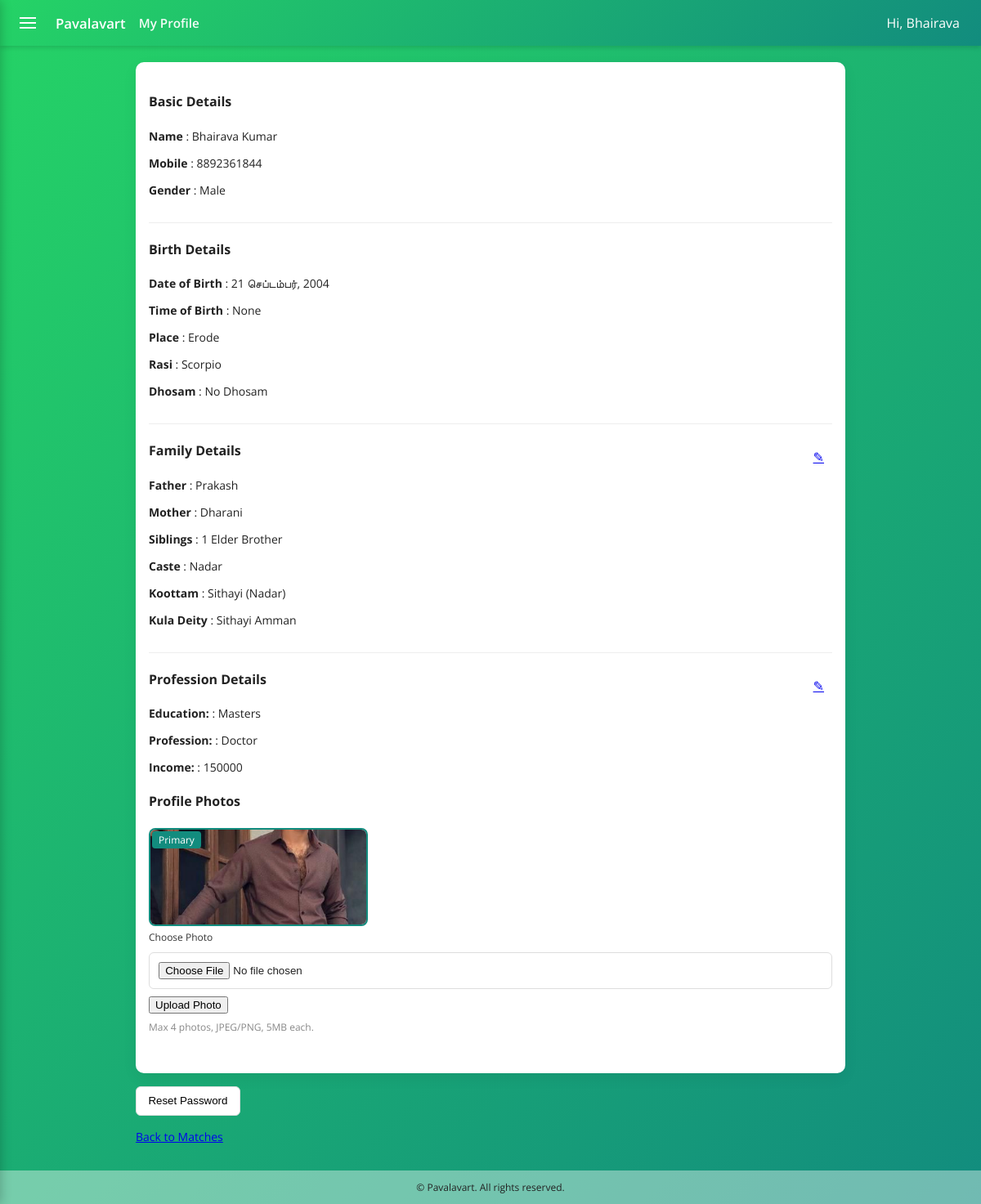
Page /profile/ (signed in) on the committed database.
### alliance/models.py (models this page shows, shortened)
class MemberProfile(models.Model):
    GENDER_CHOICES = [
        ('M', 'Male'),
        ('F', 'Female'),
        ('O', 'Other'),
    ]
    user = models.OneToOneField(User, on_delete=models.CASCADE, related_name='profile')
    mobile = models.CharField(max_length=15, unique=True)
    gender = models.CharField(max_length=1, choices=GENDER_CHOICES, default='O')
    created_at = models.DateTimeField(auto_now_add=True)

class BirthDetail(models.Model):
    profile = models.OneToOneField(MemberProfile, on_delete=models.CASCADE, related_name='birth_detail')
    date_of_birth = models.DateField(null=True, blank=True)
    time_of_birth = models.TimeField(null=True, blank=True)
    place_of_birth = models.CharField(max_length=200, blank=True)
    rasi = models.ForeignKey(Rasi, on_delete=models.SET_NULL, null=True, blank=True)
    star = models.ForeignKey(Star, on_delete=models.SET_NULL, null=True, blank=True)
    dhosam = models.ForeignKey(Dhosam, on_delete=models.SET_NULL, null=True, blank=True)

class Rasi(models.Model):
    rasi = models.CharField(max_length=50, unique=True)
    rasi_ta = models.CharField(max_length=50, blank=True, help_text='Tamil name')
    class Meta:
        verbose_name = 'Rasi'
        verbose_name_plural = 'Rasis'
    def __str__(self):
        return self.rasi

class Dhosam(models.Model):
    dhosam = models.CharField(max_length=50, unique=True)
    dhosam_ta = models.CharField(max_length=50, blank=True, help_text='Tamil name')
    class Meta:
        verbose_name = 'Dhosam'
        verbose_name_plural = 'Dhosams'
    def __str__(self):
        return self.dhosam

class FamilyDetail(models.Model):
    profile = models.OneToOneField(MemberProfile, on_delete=models.CASCADE, related_name='family_detail')
    father_name = models.CharField(max_length=200, blank=True)
    mother_name = models.CharField(max_length=200, blank=True)
    siblings = models.CharField(max_length=200, blank=True, help_text='Comma separated names or count')
    caste = models.ForeignKey(Caste, on_delete=models.SET_NULL, null=True, blank=True)
    koottam = models.ForeignKey(Koottam, on_delete=models.SET_NULL, null=True, blank=True)
    kula_deity = models.CharField(max_length=200, blank=True)

class Caste(models.Model):
    caste = models.CharField(max_length=100, unique=True)
    caste_ta = models.CharField(max_length=100, blank=True, help_text='Tamil name')
    class Meta:
        verbose_name = 'Caste'
        verbose_name_plural = 'Castes'
    def __str__(self):
        return self.caste

class Koottam(models.Model):
    caste = models.ForeignKey(Caste, on_delete=models.CASCADE, related_name='koottams')
    subcaste = models.CharField(max_length=100)
    subcaste_ta = models.CharField(max_length=100, blank=True, help_text='Tamil name')
    class Meta:
        unique_together = (('caste', 'subcaste'),)
        verbose_name = 'Koottam'
        verbose_name_plural = 'Koottams'
    def __str__(self):
        return f"{self.subcaste} ({self.caste.caste})"

class ProfessionalDetail(models.Model):
    profile = models.OneToOneField(MemberProfile, on_delete=models.CASCADE, related_name='professional_detail')
    education = models.ForeignKey(Education, on_delete=models.SET_NULL, null=True, blank=True)
    profession = models.ForeignKey(Profession, on_delete=models.SET_NULL, null=True, blank=True)
    monthly_income = models.IntegerField(
        null=True,
        blank=True,
        validators=[MinValueValidator(1000), MaxValueValidator(9999999)],
        help_text='Enter monthly income (min 4 digits, max 7 digits)'
    )

class Education(models.Model):
    education = models.CharField(max_length=100, unique=True)
    education_ta = models.CharField(max_length=100, blank=True, help_text='Tamil name')
    class Meta:
        verbose_name = 'Education'
        verbose_name_plural = 'Educations'
    def __str__(self):
        return self.education

class Profession(models.Model):
    profession = models.CharField(max_length=100, unique=True)
    profession_ta = models.CharField(max_length=100, blank=True, help_text='Tamil name')
    class Meta:
        verbose_name = 'Profession'
        verbose_name_plural = 'Professions'
    def __str__(self):
        return self.profession

class ProfilePhoto(models.Model):
    profile = models.ForeignKey('MemberProfile', on_delete=models.CASCADE, related_name='photos')
    image = models.ImageField(upload_to='profile_photos/%Y/%m/%d/')
    is_primary = models.BooleanField(default=False)
    uploaded_at = models.DateTimeField(auto_now_add=True)
    class Meta:
        constraints = [
            models.UniqueConstraint(fields=['profile'], condition=models.Q(is_primary=True), name='one_primary_photo_per_profile')
        ]

### alliance/views.py (the view, shortened to what this page needs)
# urls.py: path('profile/', views.profile, name='profile'),
@login_required
def profile(request):
    try:
        profile = request.user.profile
    except MemberProfile.DoesNotExist:
        profile = MemberProfile.objects.create(user=request.user, mobile=getattr(request.user, 'username', '') or '')
        messages.info(request, 'A basic profile was created. Please complete your details.')
    castes = Caste.objects.all()
    rasis = Rasi.objects.all()
    stars = Star.objects.all()
    koottams = Koottam.objects.all()
    dhosams = Dhosam.objects.all()
    educations = Education.objects.all()
    professions = Profession.objects.all()
    today = date.today()
    try:
        max_dob = date(today.year - 18, today.month, today.day)
    except ValueError:
        max_dob = date(today.year - 18, today.month, 28)
    try:
        min_dob = date(today.year - 50, today.month, today.day)
    except ValueError:
        min_dob = date(today.year - 50, today.month, 28)
    return render(request, 'main/profile.html', {
        'profile': profile,
        'castes': castes,
        'rasis': rasis,
    'stars': stars,
    'koottams': koottams,
    'dhosams': dhosams,
        'educations': educations,
        'professions': professions,
        'min_dob': min_dob.isoformat(),
        'max_dob': max_dob.isoformat(),
    })

### alliance/templates/main/profile.html (shortened to what this page needs)
{% extends 'main/base.html' %}
{% block page_title %}My Profile{% endblock %}
{% block content %}
<div class="card" style="width:100%">
    {% if profile %}
            <section style="padding-bottom:1rem; border-bottom:1px solid #eee; margin-bottom:1rem">
                <h4>Basic Details</h4>
                <p style="font-size:14px;"><strong>Name</strong> <span class="value">: {{ profile.user.first_name }} {{ profile.user.last_name }}</span></p>
                <p style="font-size:14px;"><strong>Mobile</strong> <span class="value">: {{ profile.mobile }}</span></p>
                <p style="font-size:14px;"><strong>Gender</strong> <span class="value">: {{ profile.get_gender_display }}</span></p>
            </section>
            <section id="family-form" style="position:relative; padding-bottom:1rem; border-bottom:1px solid #eee; margin-bottom:1rem">
                <h4>Birth Details</h4>
                {% if profile.birth_detail %}
                    <p style="font-size:14px;"><strong>Date of Birth</strong> <span class="value">: {{ profile.birth_detail.date_of_birth }}</span></p>
                    <p style="font-size:14px;"><strong>Time of Birth</strong> <span class="value">: {{ profile.birth_detail.time_of_birth }}</span></p>
                    <p style="font-size:14px;"><strong>Place</strong> <span class="value">: {{ profile.birth_detail.place_of_birth }}</span></p>
                    <p style="font-size:14px;"><strong>Rasi</strong> <span class="value">: {{ profile.birth_detail.rasi }}</span></p>
                    <p style="font-size:14px;"><strong>Dhosam</strong> <span class="value">: {{ profile.birth_detail.dhosam }}</span></p>
                {% else %}
                    <p style="font-size:14px;"><em>Birth details not added yet</em></p>
                {% endif %}
            </section>
            <section style="position:relative; padding-bottom:1rem; border-bottom:1px solid #eee; margin-bottom:1rem">
                <div style="position:absolute; right:10px; top:8px">
                    <a href="#" class="open-modal" data-modal="familyModal">{% if profile.family_detail %}&#9998;{% else %}+{% endif %}</a>
                </div>
                <h4>Family Details</h4>
                {% if profile.family_detail %}
                    <p style="font-size:14px;"><strong>Father</strong> <span class="value">: {{ profile.family_detail.father_name }}</span></p>
                    <p style="font-size:14px;"><strong>Mother</strong> <span class="value">: {{ profile.family_detail.mother_name }}</span></p>
                    <p style="font-size:14px;"><strong>Siblings</strong> <span class="value">: {{ profile.family_detail.siblings }}</span></p>
                    <p style="font-size:14px;"><strong>Caste</strong> <span class="value">: {{ profile.family_detail.caste }}</span></p>
                    <p style="font-size:14px;"><strong>Koottam</strong> <span class="value">: {{ profile.family_detail.koottam }}</span></p>
                    <p style="font-size:14px;"><strong>Kula Deity</strong> <span class="value">: {{ profile.family_detail.kula_deity }}</span></p>
                {% else %}
                    <p style="font-size:14px;"><em>Family details not added yet</em></p>
                {% endif %}
            </section>
            <section style="position:relative; padding-bottom:0;">
                <div style="position:absolute; right:10px; top:8px">
                    <a href="#" class="open-modal" data-modal="profModal">{% if profile.professional_detail %}&#9998;{% else %}+{% endif %}</a>
                </div>
                <h4>Profession Details</h4>
                {% if profile.professional_detail %}
                    <p style="font-size:14px;"><strong>Education:</strong> <span class="value">: {{ profile.professional_detail.education }}</span></p>
                    <p style="font-size:14px;"><strong>Profession:</strong> <span class="value">: {{ profile.professional_detail.profession }}</span></p>
                    <p style="font-size:14px;"><strong>Income:</strong> <span class="value">: {{ profile.professional_detail.monthly_income }}</span></p>
                {% else %}
                    <p style="font-size:14px;"><em>Professional details not added yet</em></p>
                {% endif %}
            </section>
                <div class="profile-photo-section" style="margin-bottom:2rem;">
                    <h4>Profile Photos</h4>
                    <div class="photo-grid" style="display:grid;grid-template-columns:repeat(3,1fr);gap:1rem;">
                        {% for p in profile.photos.all %}
                            <div class="thumb" style="position:relative;">
                                <img src="{{ p.image.url }}" alt="photo" style="width:100%;height:120px;object-fit:cover;border-radius:8px;cursor:pointer;border:2px solid {% if p.is_primary %}#128c7e{% else %}#ccc{% endif %};" onclick="openPhotoViewer({{ forloop.counter0 }})">
                                {% if p.is_primary %}
                                    <div class="badge" style="position:absolute;top:4px;left:4px;background:#128c7e;color:#fff;padding:2px 8px;border-radius:4px;font-size:12px;">Primary</div>
                                {% endif %}
                            </div>
                        {% empty %}
                            <div style="grid-column:span 3;color:#888;text-align:center;padding:2rem 0;">No photos uploaded yet.</div>
                        {% endfor %}
                    </div>
                    {% if profile.photos.count < 4 %}
                                                    <form id="photoUpload" method="post" enctype="multipart/form-data" action="{% url 'profile_photo_upload' %}" class="mt-3">
                                                            <div class="input-group mb-2">
                                                                <label class="input-group-text" for="photoInput">Choose Photo</label>
                                                                <input type="file" name="photo" id="photoInput" accept="image/*" required class="form-control">
                                                            </div>
                                                            <button type="submit" class="btn btn-primary">Upload Photo</button>
                                                            <span style="font-size:12px;color:#888;display:block;margin-top:0.5rem;">Max 4 photos, JPEG/PNG, 5MB each.</span>
                                                    </form>
                    {% endif %}
                </div>
    </div>
        <div style="margin-top:1rem;">
            <button class="open-modal" data-modal="resetModal" style="background:#fff; border:1px solid #ddd; padding:0.6rem 0.9rem; border-radius:6px; cursor:pointer">Reset Password</button>
        </div>
        <p style="margin-top:1rem; font-size:14px;"><a href="{% url 'matches' %}">Back to Matches</a></p>
    {% else %}
        <p>No profile found.</p>
    {% endif %}
{% endblock %}

### alliance/templates/main/base.html (shortened to what this page needs)
<!DOCTYPE html>
<html lang="en">
<head>
    {% load static %}
</head>
<body class="main-body{% block body_class %}{% endblock %}">
    <header class="app-bar">
        <div class="left">
            {% if request.user.is_authenticated %}
                <button id="hamburgerBtn" class="hamburger" aria-label="Open menu">
                    <span class="bar"></span>
                </button>
            {% endif %}
            <a href="{% url 'home' %}" class="app-title" style="color:#fff; text-decoration:none">Pavalavart</a>
            <div class="page-title">{% block page_title %}{% endblock %}</div>
        </div>
        <nav class="nav-links">
            {% if request.user.is_authenticated %}
                <span style="display:inline-block; padding:6px 10px">Hi, {{ request.user.first_name }}</span>
            {% endif %}
        </nav>
    </header>
    <main class="container">
        {% block content %}{% endblock %}
    </main>
    <footer style="width:100%;position:relative;bottom:0;left:0;margin-top:32px;">
        <div style="background:rgba(255,255,255,0.4);color:#222;text-align:center;padding:12px 0;font-size:12px;border-radius:0; width:100%; margin:0;">
            &copy; {{ now|date:'Y' }} Pavalavart. All rights reserved.
        </div>
    </footer>
</body>
</html>

### alliance/templates/main/base.html (style rules this page uses)
html { box-sizing: border-box; }
*, *:before, *:after { box-sizing: inherit; }
body { margin:0; font-family: 'Open Sans', Arial, sans-serif; background: linear-gradient(135deg,#25d366 0%,#128c7e 100%); min-height:100vh; color:#222 }
.app-bar { background: linear-gradient(135deg,#25d366 0%,#128c7e 100%); color: #fff; height:56px; display:flex; align-items:center; justify-content:space-between; padding:0 1rem; box-shadow: 0 2px 6px rgba(0,0,0,0.15); }
.app-bar .left { display:flex; align-items:center; gap:1rem }
.app-title { font-weight:600; font-size:1.05rem }
.page-title { font-weight:600; font-size:0.95rem; opacity:0.95 }
.nav-links { display:flex; gap:0.5rem }
.container { max-width:900px; margin:1.25rem auto; padding:0 1rem }
.card { background:#fff; border-radius:10px; padding:1rem; box-shadow:0 6px 18px rgba(0,0,0,0.06) }
input, select, textarea { width:100%; padding:0.7rem; margin:0.4rem 0; border:1px solid #ddd; border-radius:6px; box-sizing:border-box }
.hamburger { width:36px; height:36px; display:flex; align-items:center; justify-content:center; cursor:pointer; border-radius:6px; background:transparent; border:none; color:#fff }
.hamburger .bar { width:20px; height:2px; background:#fff; display:block; position:relative }
.hamburger .bar:before, .hamburger .bar:after { content:''; position:absolute; left:0; right:0; height:2px; background:#fff }
.hamburger .bar:before { top:-6px }
.hamburger .bar:after { top:6px }

### alliance/templates/main/profile.html (style rules this page uses)
label { font-size:12px; display:block; margin-bottom:0.25rem; color:#333 }

### rows in the picture
MemberProfile: user.first_name "Bhairava", user.last_name "Kumar", mobile "8892361844", gender "Male", birth_detail.date_of_birth "21 செப்டம்பர், 2004", birth_detail.time_of_birth "None", birth_detail.place_of_birth "Erode", birth_detail.rasi "Scorpio", birth_detail.dhosam "No Dhosam", family_detail.father_name "Prakash", family_detail.mother_name "Dharani", family_detail.siblings "1 Elder Brother", family_detail.caste "Nadar", family_detail.koottam "Sithayi (Nadar)", family_detail.kula_deity "Sithayi Amman", professional_detail.education "Masters", professional_detail.profession "Doctor", professional_detail.monthly_income "150000"
ProfilePhoto: image (picture), is_primary "Primary"

### other values in the picture
{{ request.user.first_name }} "Bhairava"
